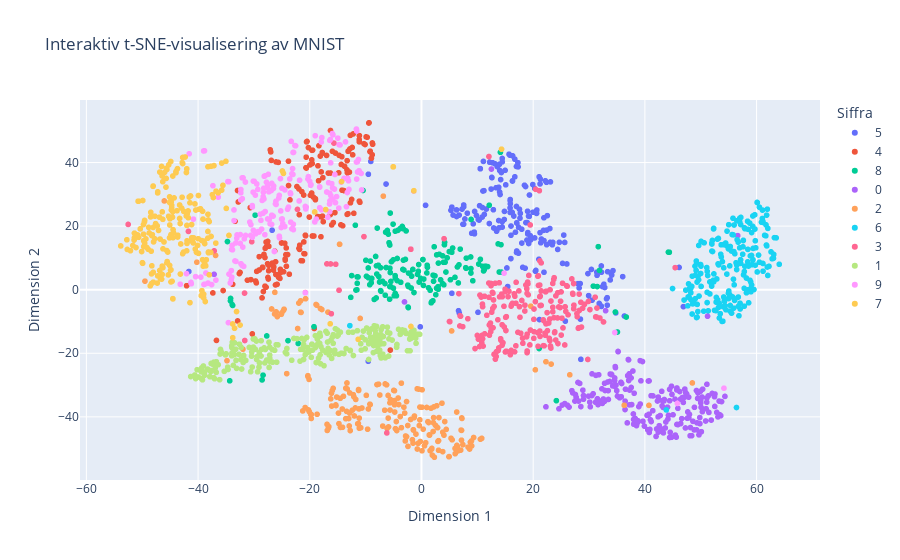

Here is the notebook cell this chart was saved with:
### Markdown cell above
### 🔍 **Analys av t-SNE-resultatet på MNIST**
 **t-SNE-visualiseringen ser riktigt bra ut!**  

 **Vi kan se tydliga kluster för de olika siffrorna**  
 **De flesta siffrorna är separerade vilket tyder på att ML-modeller kommer ha lätt att klassificera dem**  
 **Vissa siffror är lite överlappande – kan behöva mer feature engineering**  

---

## **Vad ser vi i visualiseringen?**
 **Tydliga kluster:**  
- **Siffrorna 0, 1, 2, 4, och 7 är väl separerade** (tydliga egna kluster).  
- **Siffrorna 3, 5, 8 och 9 verkar överlappa lite mer**, vilket kan göra det svårare för modellen att skilja dem åt.  

 **Möjliga problemområden:**  
- **Siffrorna 3 och 5 verkar blandas ihop en del.**  
- **Siffrorna 8 och 9 har vissa punkter som ligger nära varandra.**  
- **Vissa punkter ligger långt ifrån sitt huvudkluster – kan vara brus eller dåliga exempel.**

### Code cell
import numpy as np
import pandas as pd
import plotly.express as px
from sklearn.manifold import TSNE

# Se till att y_train har rätt format
y_train = np.array(y_train)  # Konvertera till NumPy-array om det inte redan är det

# Använd t-SNE direkt utan PCA
tsne = TSNE(n_components=2, perplexity=30, learning_rate="auto", n_iter=1500, random_state=42)
X_tsne = tsne.fit_transform(X_train[:2000])

# Skapa en DataFrame
df = pd.DataFrame(X_tsne, columns=["Dimension 1", "Dimension 2"])
df["Siffra"] = y_train[:2000].astype(str)  # Se till att etiketterna är strängar
df.dropna(inplace=True)  # Ta bort eventuella NaN-värden

# Skapa en interaktiv scatterplot
fig = px.scatter(df, x="Dimension 1", y="Dimension 2", color=df["Siffra"], title="Interaktiv t-SNE-visualisering av MNIST")
fig.show()

### Figure 1 — Plotly figure (JSON) as saved in the notebook; plotly's stock layout.template omitted (floating-point values rounded to 4 significant figures; data arrays with more than 128 entries replaced by an {"elided": "..."} marker saying what was removed)
{"data": [{"hovertemplate": "Siffra=5<br>Dimension 1=%{x}<br>Dimension 2=%{y}<extra></extra>", "legendgroup": "5", "marker": {"color": "#636efa", "symbol": "circle"}, "mode": "markers", "name": "5", "showlegend": true, "type": "scattergl", "x": {"elided": "194 float values"}, "xaxis": "x", "y": {"elided": "194 float values"}, "yaxis": "y"}, {"hovertemplate": "Siffra=4<br>Dimension 1=%{x}<br>Dimension 2=%{y}<extra></extra>", "legendgroup": "4", "marker": {"color": "#EF553B", "symbol": "circle"}, "mode": "markers", "name": "4", "showlegend": true, "type": "scattergl", "x": {"elided": "170 float values"}, "xaxis": "x", "y": {"elided": "170 float values"}, "yaxis": "y"}, {"hovertemplate": "Siffra=8<br>Dimension 1=%{x}<br>Dimension 2=%{y}<extra></extra>", "legendgroup": "8", "marker": {"color": "#00cc96", "symbol": "circle"}, "mode": "markers", "name": "8", "showlegend": true, "type": "scattergl", "x": {"elided": "169 float values"}, "xaxis": "x", "y": {"elided": "169 float values"}, "yaxis": "y"}, {"hovertemplate": "Siffra=0<br>Dimension 1=%{x}<br>Dimension 2=%{y}<extra></extra>", "legendgroup": "0", "marker": {"color": "#ab63fa", "symbol": "circle"}, "mode": "markers", "name": "0", "showlegend": true, "type": "scattergl", "x": {"elided": "203 float values"}, "xaxis": "x", "y": {"elided": "203 float values"}, "yaxis": "y"}, {"hovertemplate": "Siffra=2<br>Dimension 1=%{x}<br>Dimension 2=%{y}<extra></extra>", "legendgroup": "2", "marker": {"color": "#FFA15A", "symbol": "circle"}, "mode": "markers", "name": "2", "showlegend": true, "type": "scattergl", "x": {"elided": "211 float values"}, "xaxis": "x", "y": {"elided": "211 float values"}, "yaxis": "y"}, {"hovertemplate": "Siffra=6<br>Dimension 1=%{x}<br>Dimension 2=%{y}<extra></extra>", "legendgroup": "6", "marker": {"color": "#19d3f3", "symbol": "circle"}, "mode": "markers", "name": "6", "showlegend": true, "type": "scattergl", "x": {"elided": "205 float values"}, "xaxis": "x", "y": {"elided": "205 float values"}, "yaxis": "y"}, {"hovertemplate": "Siffra=3<br>Dimension 1=%{x}<br>Dimension 2=%{y}<extra></extra>", "legendgroup": "3", "marker": {"color": "#FF6692", "symbol": "circle"}, "mode": "markers", "name": "3", "showlegend": true, "type": "scattergl", "x": {"elided": "217 float values"}, "xaxis": "x", "y": {"elided": "217 float values"}, "yaxis": "y"}, {"hovertemplate": "Siffra=1<br>Dimension 1=%{x}<br>Dimension 2=%{y}<extra></extra>", "legendgroup": "1", "marker": {"color": "#B6E880", "symbol": "circle"}, "mode": "markers", "name": "1", "showlegend": true, "type": "scattergl", "x": {"elided": "222 float values"}, "xaxis": "x", "y": {"elided": "222 float values"}, "yaxis": "y"}, {"hovertemplate": "Siffra=9<br>Dimension 1=%{x}<br>Dimension 2=%{y}<extra></extra>", "legendgroup": "9", "marker": {"color": "#FF97FF", "symbol": "circle"}, "mode": "markers", "name": "9", "showlegend": true, "type": "scattergl", "x": {"elided": "195 float values"}, "xaxis": "x", "y": {"elided": "195 float values"}, "yaxis": "y"}, {"hovertemplate": "Siffra=7<br>Dimension 1=%{x}<br>Dimension 2=%{y}<extra></extra>", "legendgroup": "7", "marker": {"color": "#FECB52", "symbol": "circle"}, "mode": "markers", "name": "7", "showlegend": true, "type": "scattergl", "x": {"elided": "214 float values"}, "xaxis": "x", "y": {"elided": "214 float values"}, "yaxis": "y"}], "layout": {"legend": {"title": {"text": "Siffra"}, "tracegroupgap": 0}, "title": {"text": "Interaktiv t-SNE-visualisering av MNIST"}, "xaxis": {"anchor": "y", "domain": [0, 1], "title": {"text": "Dimension 1"}}, "yaxis": {"anchor": "x", "domain": [0, 1], "title": {"text": "Dimension 2"}}}}
